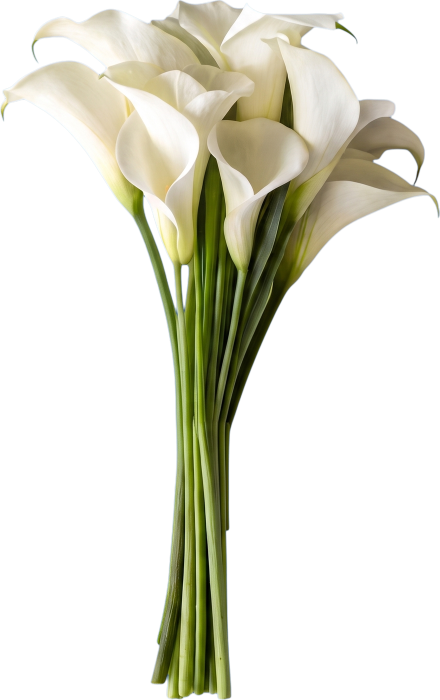
#> input picture assets/flowers/calla-putih.png, 879 x 1400 px (shown at 1/2 size)
$ python -i chroma_key.py   (imports and definitions only)
#> lines starting #> are read from the running program, lines starting #| are printed output that depends on the picture; after the words box and inside, x2 and y2 are one past the last pixel; in counts of white or black regions, pixels touching at a corner belong together
"""Blue-screen chroma key for the bouquet photos.

Each bouquet is first cleaned up in Google Flow and placed on a flat #0000FF
background. This script turns that into a transparent PNG:

  alpha   = how much bluer a pixel is than its red/green channels (b - max(r, g)),
            mapped through a soft ramp so thin stems and petal edges keep partial alpha
  despill = blue is clamped to max(r, g) + 8, which removes the blue fringe
            the screen leaves on white and pale petals
  crop    = tight bounding box of the visible bouquet, then downscaled to 1400 px

Usage:  python chroma_key.py IN_DIR OUT_DIR name [name ...]
        (reads IN_DIR/name.jpg, writes OUT_DIR/name.png)
"""
import sys

import numpy as np
from PIL import Image, ImageFilter

KEY_SOLID, KEY_CLEAR = 35, 140  # b - max(r, g) below SOLID = opaque, above CLEAR = transparent


def key(path):
#> called with path = '../../assets/flowers/calla-putih.png'
    rgb = np.asarray(Image.open(path).convert("RGB")).astype(np.float32)
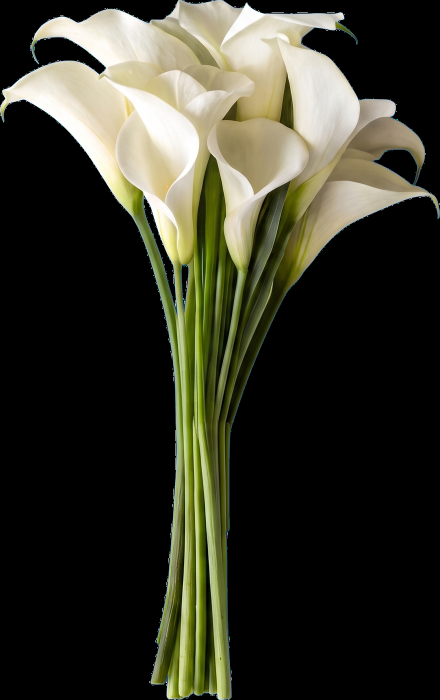
#> rgb: shape (1400, 879, 3) float32 (shown at 1/2 size); mean R, G, B 54.1, 53.9, 40.7
    r, g, b = rgb[..., 0], rgb[..., 1], rgb[..., 2]
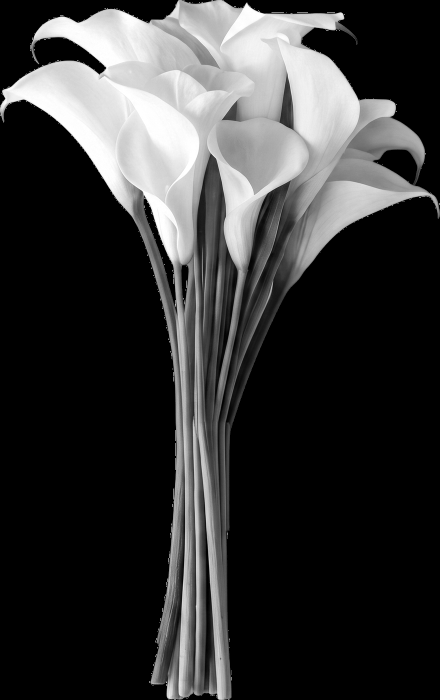
#> r: shape (1400, 879) float32 (shown at 1/2 size); min 0, max 255, mean 54.1
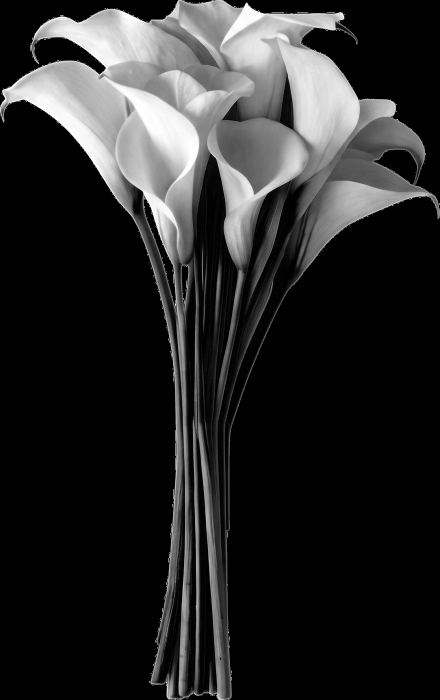
#> b: shape (1400, 879) float32 (shown at 1/2 size); min 0, max 255, mean 40.7
    rg = np.maximum(r, g)
    alpha = np.clip((KEY_CLEAR - (b - rg)) / (KEY_CLEAR - KEY_SOLID), 0, 1)
    despilled = np.stack([r, g, np.minimum(b, rg + 8)], -1)

    # erode by one pixel, then feather: no blue halo, no jagged edge
    a = Image.fromarray((alpha * 255).astype(np.uint8)).filter(ImageFilter.MinFilter(3)).filter(ImageFilter.GaussianBlur(0.7))
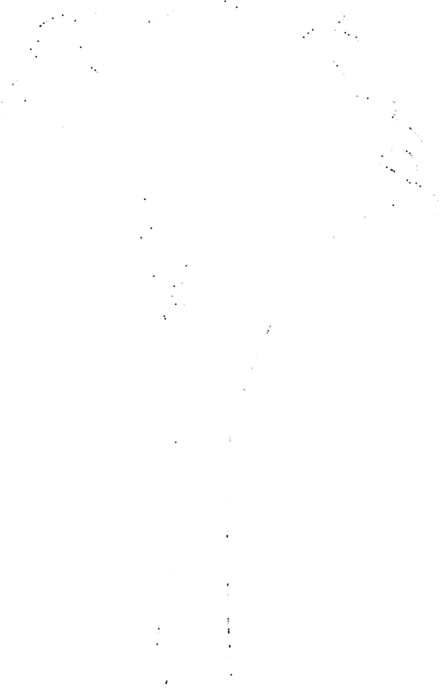
#> a: PIL image 879x1400 L (shown at 1/2 size); min 9, max 255, mean 254.9
    out = Image.fromarray(despilled.clip(0, 255).astype(np.uint8))
    out.putalpha(a)
#> out: PIL image 879x1400 RGBA

    visible = np.asarray(a) > 40
#> visible: shape (1400, 879) bool; 100% white; black in thin lines or dots, all inside (x1, y1, x2, y2) = (50, 2, 841, 1367)
    ys, xs = np.where(visible.sum(1) > 3)[0], np.where(visible.sum(0) > 3)[0]
#> ys = 1400 values from 0 to 1399; xs = 879 values from 0 to 878
    out = out.crop((xs[0], ys[0], xs[-1] + 1, ys[-1] + 1))
    out.thumbnail((1400, 1400), Image.LANCZOS)
    return out


def residual_blue(img):
    """Pixels that are still clearly blue inside the opaque area (should be 0)."""
    a = np.asarray(img).astype(int)
    return int((((a[..., 2] - np.maximum(a[..., 0], a[..., 1])) > 40) & (a[..., 3] > 200)).sum())


# [6 lines not run here, left out]

>>> result = key('../../assets/flowers/calla-putih.png')

$ run again, on assets/flowers/gerbera.png
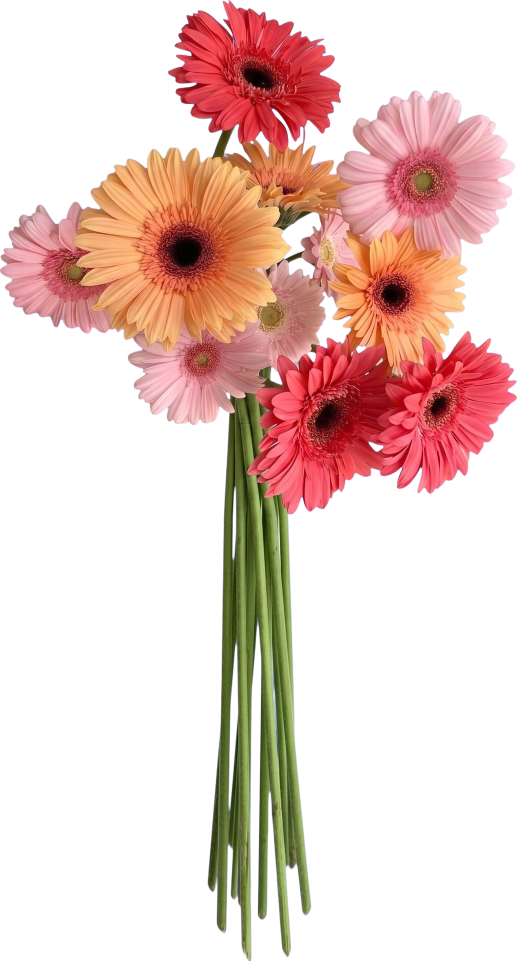
#> input picture assets/flowers/gerbera.png, 1034 x 1921 px (shown at 1/2 size)
#> in key, `rg = np.maximum(r, g)`:
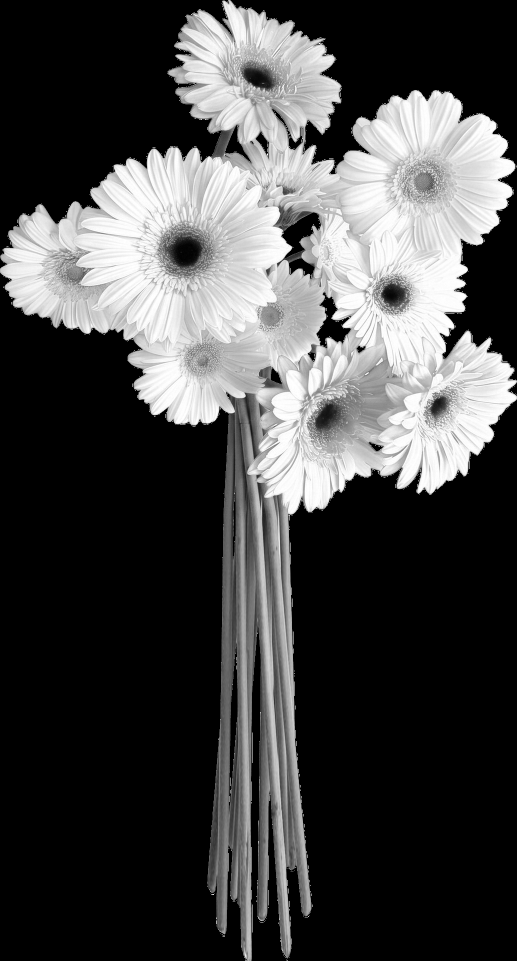
#> rg: shape (1921, 1034) float32 (shown at 1/2 size); min 0, max 255, mean 70
#> visible: shape (1921, 1034) bool; 100% white; black in thin lines or dots
#> ys = 1921 values from 0 to 1920; xs = 1034 values from 0 to 1033
#> in key, `out.thumbnail((1400, 1400), Image.LANCZOS)`:
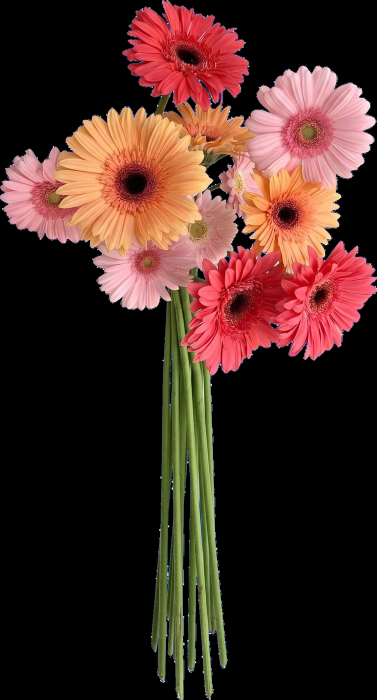
#> out: PIL image 754x1400 RGBA (shown at 1/2 size); mean R, G, B, A 68.8, 41.2, 34.4, 254.7; transparent parts drawn white

$ run again, on assets/flowers/matahari-liar.png
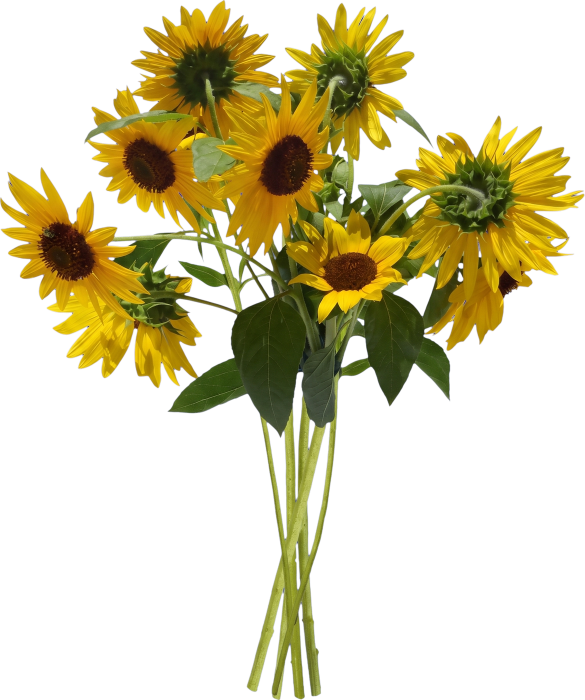
#> input picture assets/flowers/matahari-liar.png, 1169 x 1400 px (shown at 1/2 size)
#> in key, `a = Image.fromarray((alpha * 255).astype(np.uint8)).filter(ImageFilter..`:
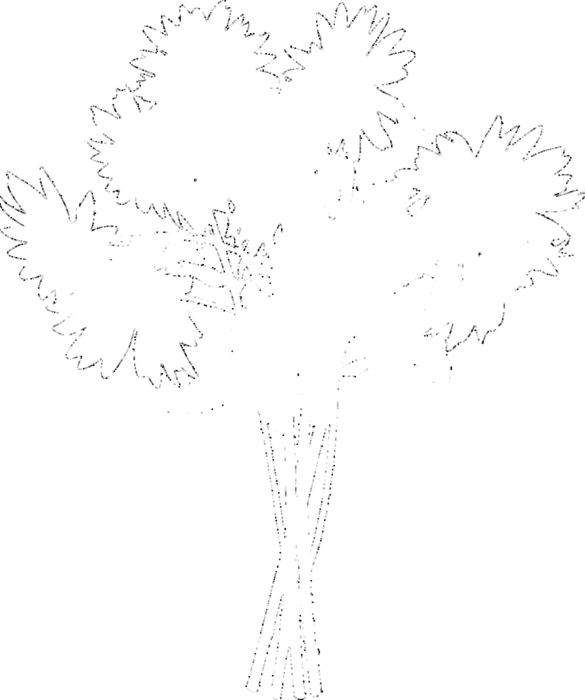
#> a: PIL image 1169x1400 L (shown at 1/2 size); min 3, max 255, mean 252.8
#> in key, `out.putalpha(a)`:
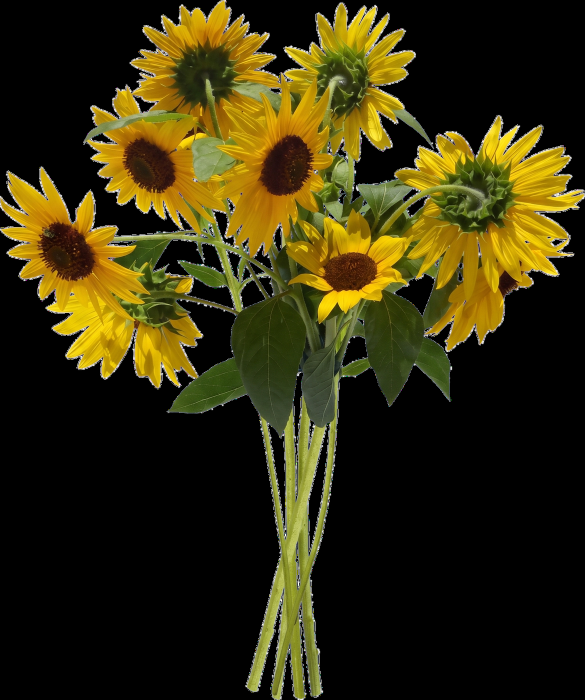
#> out: PIL image 1169x1400 RGBA (shown at 1/2 size); mean R, G, B, A 50.6, 43.9, 10.7, 252.8; transparent parts drawn white
#> visible: shape (1400, 1169) bool; 100% white; black in thin lines or dots
#> ys = 1400 values from 0 to 1399; xs = 1169 values from 0 to 1168
